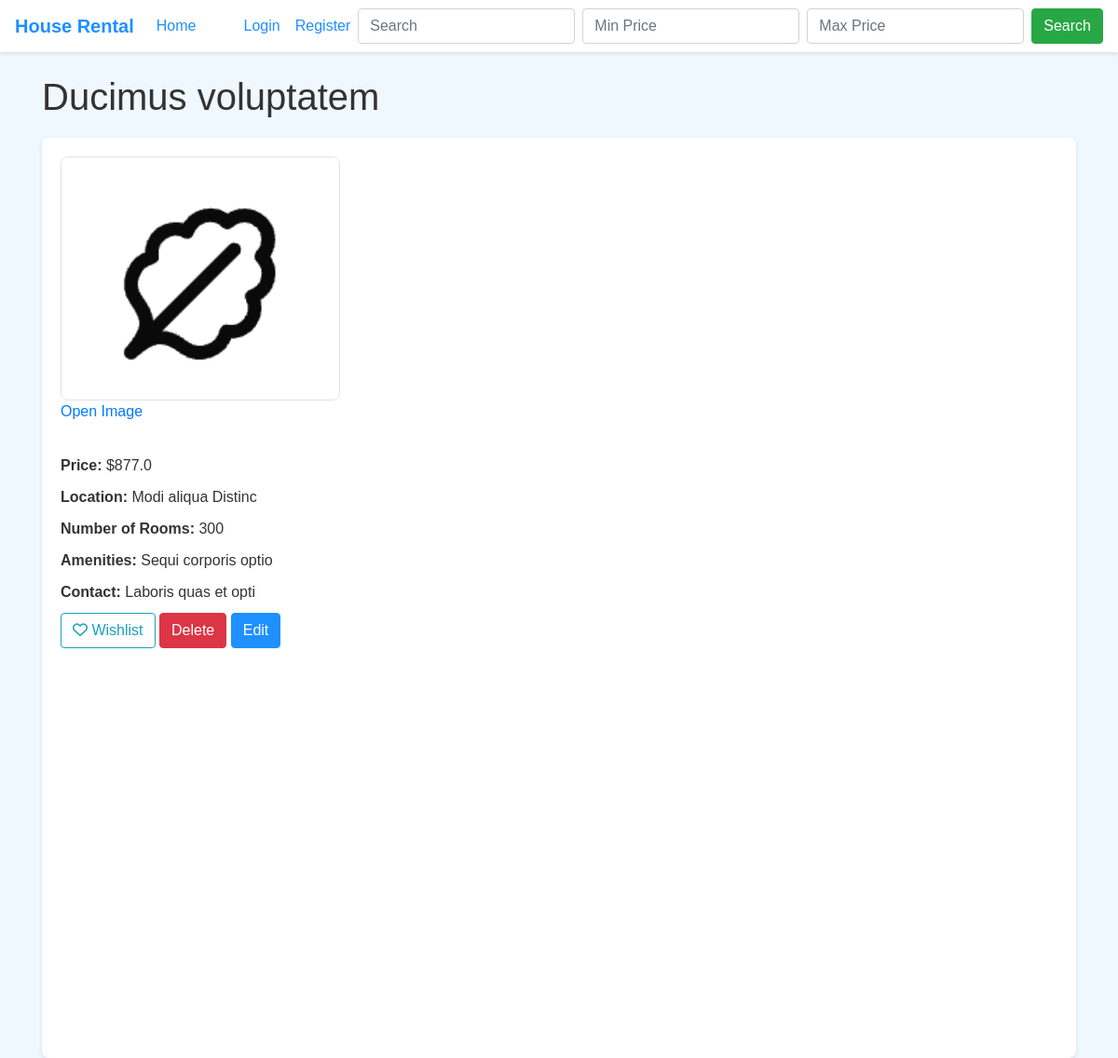
Page /listing/12 on the committed database.
### app.py (models this page shows)
class HouseListing(db.Model):
    id = db.Column(db.Integer, primary_key=True)
    title = db.Column(db.String(100), nullable=False)
    price = db.Column(db.Float, nullable=False)
    location = db.Column(db.String(100), nullable=False)
    number_of_rooms = db.Column(db.Integer, nullable=False)
    amenities = db.Column(db.String(200))
    user_id = db.Column(db.Integer, db.ForeignKey('user.id'), nullable=False)
    contact = db.Column(db.String(100))
    images = db.relationship('Image', backref='house_listing', lazy=True)
    screenshot = db.relationship('Screenshot', backref='house_listing', lazy=True)
    payDate = db.Column(db.String, nullable=True)

class Image(db.Model):
    id = db.Column(db.Integer, primary_key=True)
    filename = db.Column(db.String(200), nullable=False)
    listing_id = db.Column(db.Integer, db.ForeignKey('house_listing.id'), nullable=False)

### app.py (the view)
@app.route('/listing/<int:id>')
def listing(id):
    house = HouseListing.query.get_or_404(id)
    return render_template('listing.html', house=house)

### templates/listing.html (shortened to what this page needs)
{% extends 'base.html' %} {% block content %}
<h1>{{ house.title }}</h1>
<div class="house-listing">
  <div class="d-flex gallery">
    {% for image in house.images %}
    <div class="gallery-item">
      <img
        src="/{{ image.filename }}"
        alt="House Image"
        class="gallery-image border"
      />
      <a href="/{{ image.filename }}" alt="House Image" target="_blank"
        >Open Image</a
      >
    </div>
    {% endfor %}
  </div>
  <p><strong>Price:</strong> ${{ house.price }}</p>
  <p><strong>Location:</strong> {{ house.location }}</p>
  <p><strong>Number of Rooms:</strong> {{ house.number_of_rooms }}</p>
  <p><strong>Amenities:</strong> {{ house.amenities }}</p>
  <p><strong>Contact:</strong> {{ house.contact }}</p>
  <a
    href="{{ url_for('add_to_wishlist', listing_id=house.id) }}"
    class="btn btn-outline-info"
    ><i class="far fa-heart"></i> Wishlist</a
  >
  <form
    method="DELETE"
    action="{{ url_for('delete_listing', listing_id=house.id) }}"
    style="display: inline-block"
  >
    <button
      type="submit"
      class="btn btn-danger"
      onclick="return confirm('Are you sure you want to delete this listing?')"
    >
      Delete
    </button>
  </form>
  <a href="{{ url_for('edit_listing', id=house.id) }}" class="btn btn-primary"
    >Edit</a
  >
  <div id="map"></div>
</div>
{% endblock %}

### static/style.css (style rules this page uses)
body { font-family: Arial, sans-serif; background-color: #f0f8ff; color: #333; }
.btn-primary { background-color: #1e90ff; border-color: #1e90ff; }
.house-listing { margin-top: 20px; padding: 20px; background-color: #fff; border-radius: 8px; box-shadow: 0 2px 4px rgba(0, 0, 0, 0.1); }
.house-listing p { margin-bottom: 10px; }
.house-listing img { max-width: 100%; height: auto; border-radius: 8px; margin-top: 10px; }
.gallery { display: grid; grid-template-columns: repeat(auto-fill, min(300px, 1fr)); grid-template-rows: auto; grid-gap: 20px; margin-bottom: 20px; }
.gallery-item { width: 100%; height: 300px; border-radius: 8px; max-width: 300px; max-height: 300px; }
.gallery-image { width: 100%; margin: 0px !important; height: calc(100% - 38px); max-width: 100%; max-height: calc(100% - 38px); object-fit: cover; }
#map { height: 400px; width: 100%; margin-top: 20px; }

### rows in the picture
HouseListing: title "Ducimus voluptatem", price "877.0", location "Modi aliqua Distinc", number_of_rooms "300", amenities "Sequi corporis optio", contact "Laboris quas et opti"
Image: filename (picture)
